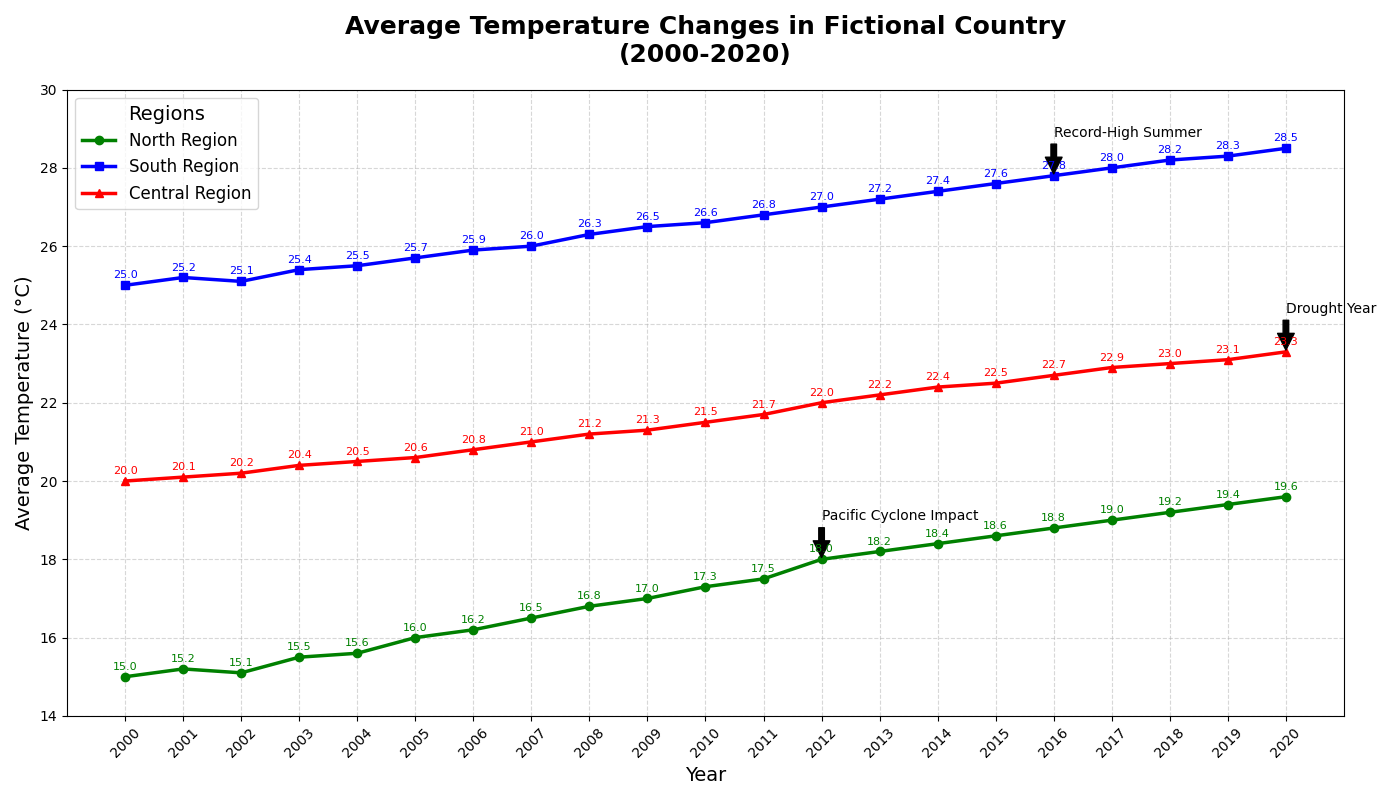

This figure's Python source:
import matplotlib.pyplot as plt
import numpy as np

years = np.arange(2000, 2021)

north_region_temp = np.array([15, 15.2, 15.1, 15.5, 15.6, 16, 16.2, 16.5, 16.8, 17, 17.3, 17.5, 18, 18.2, 18.4, 18.6, 18.8, 19, 19.2, 19.4, 19.6])
south_region_temp = np.array([25, 25.2, 25.1, 25.4, 25.5, 25.7, 25.9, 26, 26.3, 26.5, 26.6, 26.8, 27, 27.2, 27.4, 27.6, 27.8, 28, 28.2, 28.3, 28.5])
central_region_temp = np.array([20, 20.1, 20.2, 20.4, 20.5, 20.6, 20.8, 21, 21.2, 21.3, 21.5, 21.7, 22, 22.2, 22.4, 22.5, 22.7, 22.9, 23, 23.1, 23.3])

fig, ax = plt.subplots(figsize=(14, 8))

# Shuffled colors
ax.plot(years, north_region_temp, 'o-', label='North Region', color='green', linewidth=2.5)
ax.plot(years, south_region_temp, 's-', label='South Region', color='blue', linewidth=2.5)
ax.plot(years, central_region_temp, '^-', label='Central Region', color='red', linewidth=2.5)

ax.set_title("Average Temperature Changes in Fictional Country\n(2000-2020)", fontsize=18, fontweight='bold', pad=20)
ax.set_xlabel("Year", fontsize=14)
ax.set_ylabel("Average Temperature (°C)", fontsize=14)

ax.legend(title="Regions", fontsize=12, title_fontsize=14, loc='upper left')

important_years = [2012, 2016, 2020]
annotations = [
    (2012, north_region_temp[years == 2012][0], 'Pacific Cyclone Impact'),
    (2016, south_region_temp[years == 2016][0], 'Record-High Summer'),
    (2020, central_region_temp[years == 2020][0], 'Drought Year')
]

for year, value, note in annotations:
    ax.annotate(note, 
                xy=(year, value), 
                xytext=(year, value + 1), 
                textcoords='data',
                arrowprops=dict(facecolor='black', shrink=0.05),
                fontsize=10, 
                color='black')

for year, n_temp, s_temp, c_temp in zip(years, north_region_temp, south_region_temp, central_region_temp):
    ax.annotate(f'{n_temp:.1f}', xy=(year, n_temp), textcoords="offset points", xytext=(0,5), ha='center', fontsize=8, color='green')
    ax.annotate(f'{s_temp:.1f}', xy=(year, s_temp), textcoords="offset points", xytext=(0,5), ha='center', fontsize=8, color='blue')
    ax.annotate(f'{c_temp:.1f}', xy=(year, c_temp), textcoords="offset points", xytext=(0,5), ha='center', fontsize=8, color='red')

ax.grid(True, linestyle='--', alpha=0.5)
ax.set_xlim(1999, 2021)
ax.set_ylim(14, 30)

plt.xticks(years, rotation=45)
plt.tight_layout()

plt.show()
